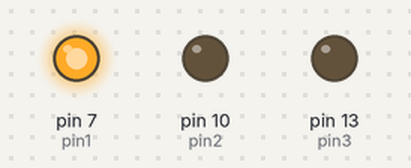
The sketch below on a simulated Arduino Uno, built with avr-gcc and run on an emulated ATmega328P. On the bench: output pins drawn as LEDs (lit = HIGH). What the sketch prints to the serial monitor is not drawn.

Above: at 0.5 s.
At 2.5 s:
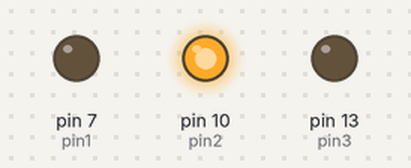
At 4.5 s:
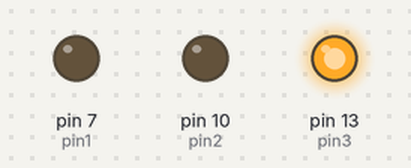
At 5.5 s:
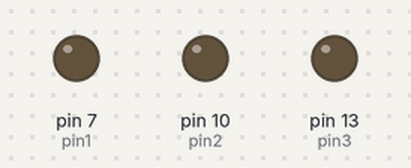
Timing chart, 0 to 7.8 s (numbered marks = the images above):
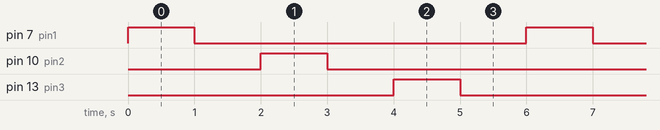

Measured:
- by itself, pin 7 (pin1), pin 10 (pin2), pin 13 (pin3): alternates HIGH for 1.0 s and LOW for 5.0 s
- by itself, everything shown: repeats every 6.0 s, in 6 steps

The sketch:

functions.ino
```cpp
int pin1 = 7;
int pin2 = 10;
int pin3 = 13;

void setup() {
  Serial.begin(9600);

  pinMode(pin1, OUTPUT);
  pinMode(pin2, OUTPUT);
  pinMode(pin3, OUTPUT);

  Serial.println(sum(5, 7, 12));
}

void loop() {
  myBlinkFunction(pin1);
  myBlinkFunction(pin2);
  myBlinkFunction(pin3);

}


void myBlinkFunction(int pin) {
  digitalWrite(pin, HIGH);
  delay(1000);
  digitalWrite(pin, LOW);
  delay(1000);
}


int sum(int a, int b, int c) {
  return a + b + c;
}
```
